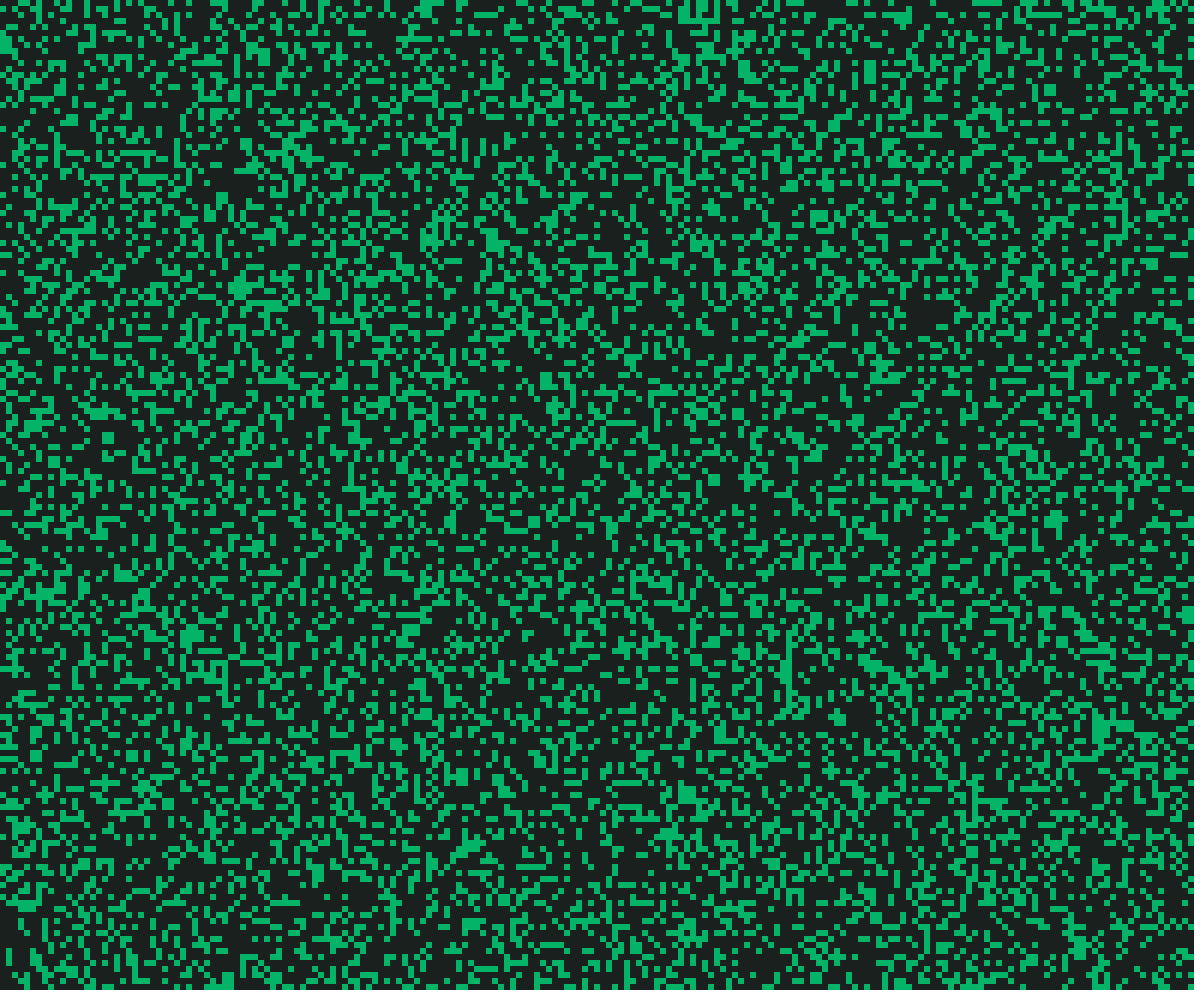
Frame 1 (no input)
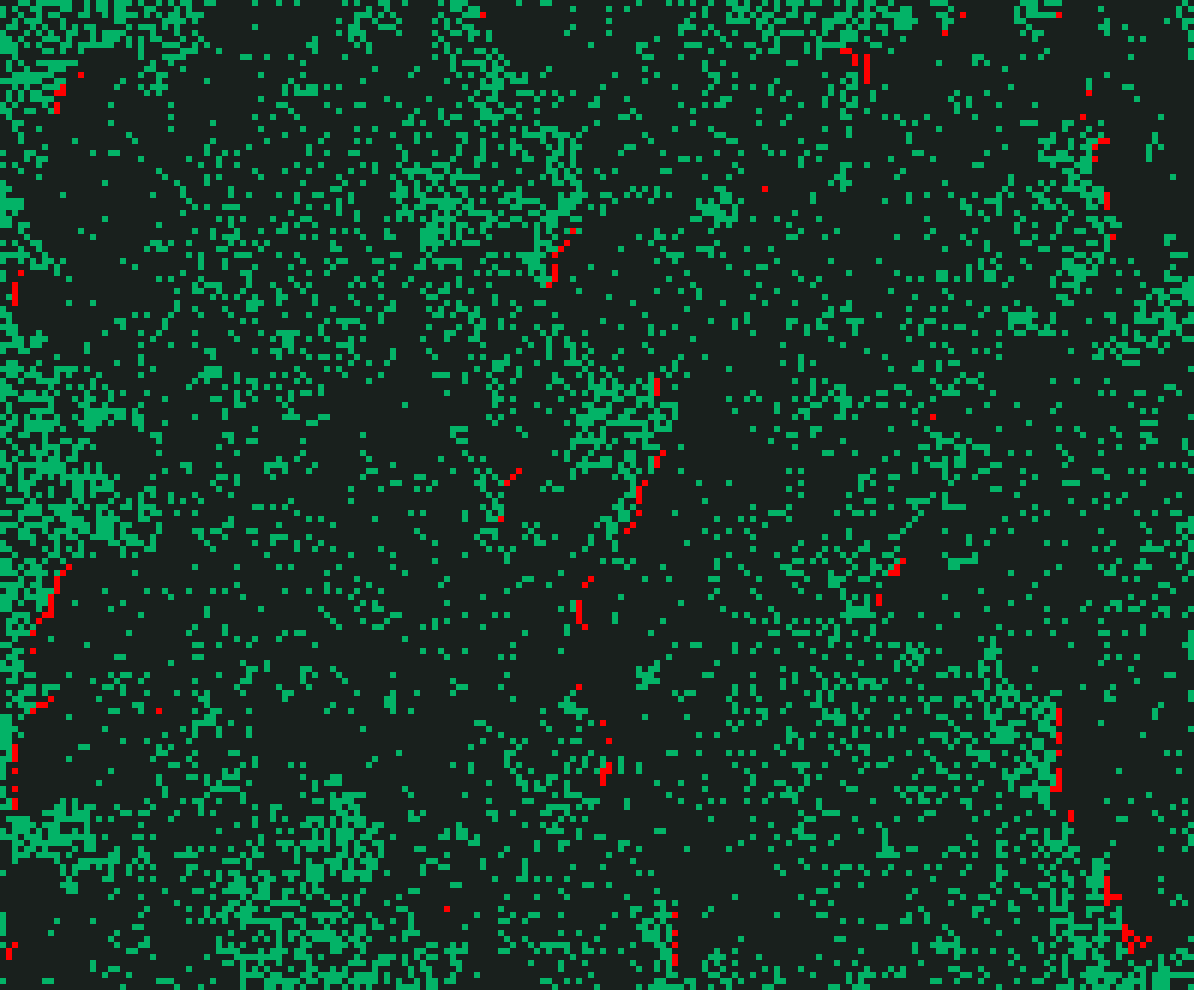
Frame 60 (no input)
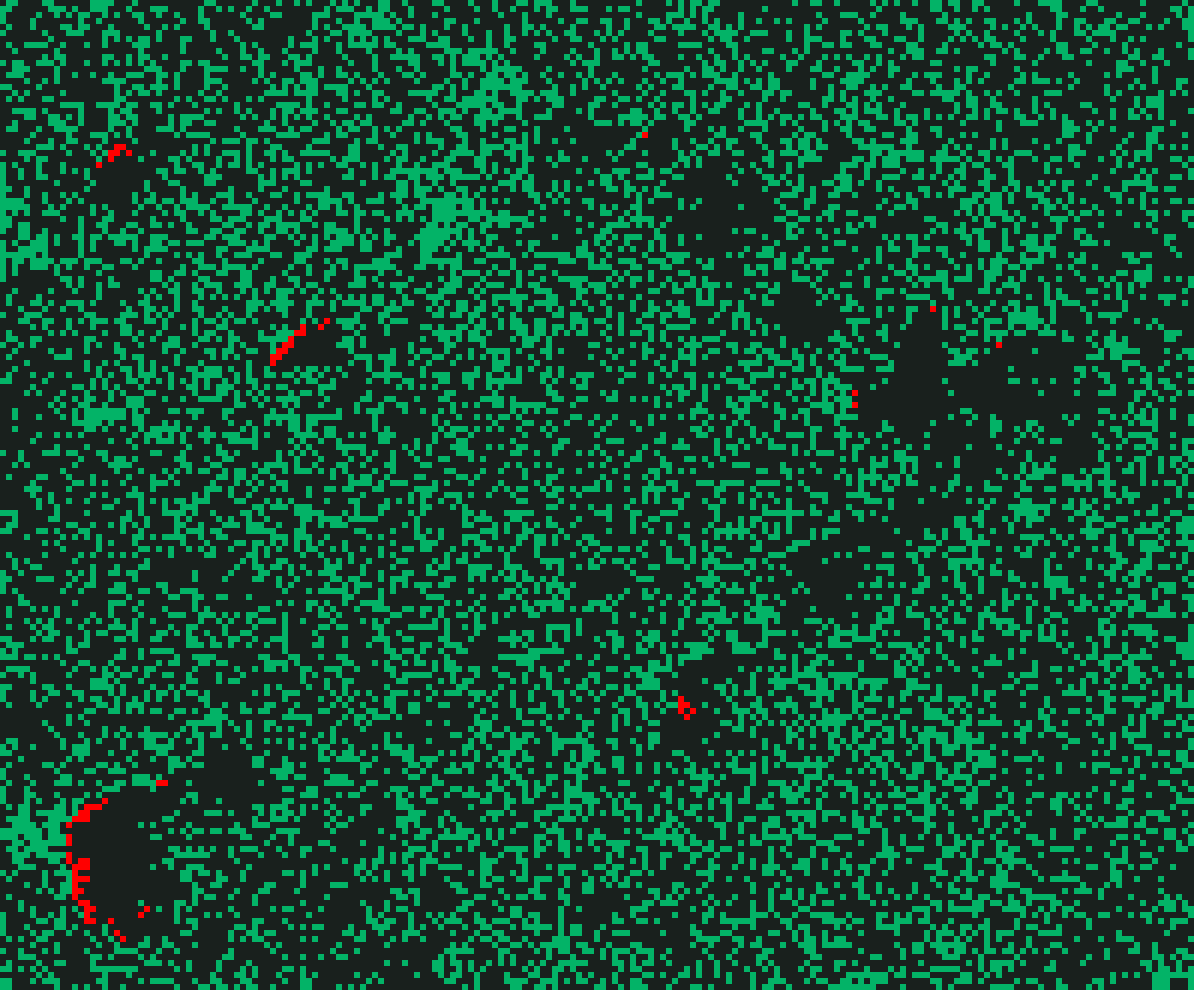
Frame 120 (the mouse pressed at the canvas centre since frame 60)

The p5.js sketch that drew these frames (run headless with seeded random() and noise() and a simulated clock; from frame 60 on, the mouse is pressed at the canvas centre):

// p5.js sketch
// ── sketch.js
let state = []
let nextState = []

const EMPTY = 0
const TREE = 1
const BURN = 2

const P = 0.005
const F = 0.0001

const S = 6
const NEIGHBORS = [
    [-1, -1],
    [-1, 0],
    [-1, 1],

    [0, -1],
    // [0, 0],
    [0, 1],

    [1, -1],
    [1, 0],
    [1, 1],
]

const colors = new Map([
    [EMPTY, '#19201D'],
    [TREE, '#03B367'],
    [BURN, '#FF0000'],
])

function setup() {
    createCanvas(windowWidth, windowHeight)
    noStroke()

    const X = floor(width / S)
    const Y = floor(height / S)

    for (let x = 0; x < X; x++) {
        state.push([])
        nextState.push([])
        for (let y = 0; y < Y; y++) {
            state[x].push(EMPTY)
            nextState[x].push(EMPTY)
        }
    }

    for (let x = 0; x < state.length; x++) {
        const row = state[x]
        for (let y = 0; y < row.length; y++) {
            const r = random(0, 1) < 0.3 ? TREE : EMPTY
            state[x][y] = r
            nextState[x][y] = state[x][y]
        }
    }
}

function draw() {
    const X = state.length - 1
    const Y = state[0].length - 1

    scale(S)

    for (let x = 0; x < X; x++) {
        for (let y = 0; y < Y; y++) {
            fill(colors.get(state[x][y]))
            rect(x, y, 1, 1)
        }
    }

    ca()
}

function ca() {
    const X = state.length - 1
    const Y = state[0].length - 1

    for (let x = 0; x < X; x++) {
        for (let y = 0; y < Y; y++) {
            const cell = state[x][y]

            // 1. Burning cell moves to empty
            if (cell === BURN) {
                nextState[x][y] = EMPTY
                continue
            }

            // 2. A tree will burn if at least one neighbor is burning
            if (cell === TREE && hasBurningNeighbor(state, x, y)) {
                nextState[x][y] = BURN
                continue
            }

            // 3. A tree ignites with probability F even if no neighbor is burning
            if (cell === TREE && random(0, 1) < F) {
                nextState[x][y] = BURN
                continue
            }

            // 4. An empty space fills with a tree with probability P
            if (cell === EMPTY && random(0, 1) < P) {
                nextState[x][y] = TREE
                continue
            }
        }
    }

    state = nextState
}

function hasBurningNeighbor(matrix, x, y) {
    const X = matrix.length - 1
    const Y = matrix[0].length - 1

    for (let [dx, dy] of NEIGHBORS) {
        const ix = x + dx
        const iy = y + dy
        if (
            (ix > 0 && ix < X) &&
            (iy > 0 && iy < Y) &&
            matrix[ix][iy] === BURN
        ) {
            return true
        }
    }

    return false
}
